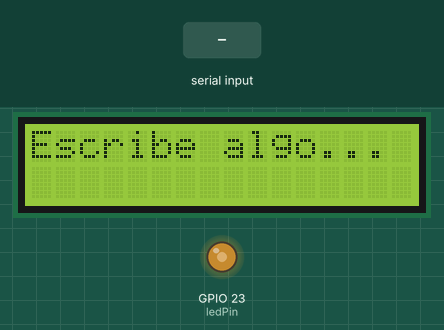
Simulated run of this program. Board: ESP32. On the bench: 16×2 character LCD, output pins drawn as LEDs (lit = HIGH). The test bench sets the inputs (shaded band). What the program prints to the serial monitor is not drawn.

Above: at 1.2 s.
1.3 s: "0" received over Serial
At 2.1 s:
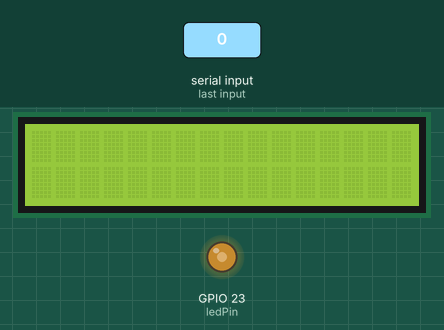
2.8 s: "+" received over Serial
At 3.1 s:
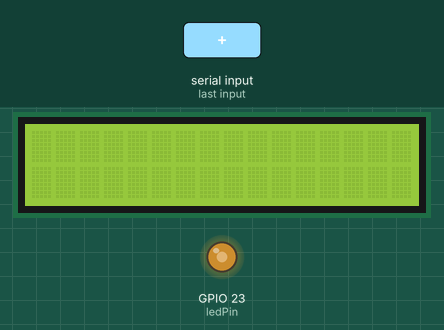
4.3 s: "-" received over Serial
At 5.4 s:
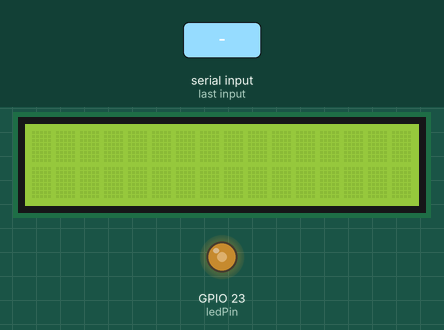
Timing chart, 0 to 7.3 s (numbered marks = the images above; inputs shaded):
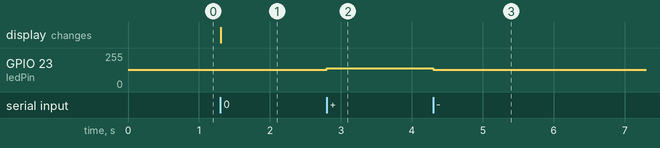

Measured:
- after the input at 1.3 s, the display: changes at once (image 1)
- after the input at 2.8 s, GPIO 23 (ledPin): 128/255 → 142/255 at once
- after the input at 4.3 s, GPIO 23 (ledPin): 142/255 → 128/255 at once

The program:

main.cpp
```cpp
#include <Arduino.h>
#include <Wire.h>
#include <LiquidCrystal_I2C.h>

// Dirección I2C y dimensiones del LCD 16x2
const int I2C_ADDR = 0x27;      // Dirección I2C del módulo LCD
const int LCD_COLS = 16;        // Número de columnas del LCD
const int LCD_ROWS = 2;         // Número de filas del LCD

// Instancia del objeto LCD usando I2C
LiquidCrystal_I2C lcd(I2C_ADDR, LCD_COLS, LCD_ROWS);

// Configuración del pin y parámetros PWM para el control de brillo del LED
const int ledPin = 23;
const int pwmFrequency = 5000;  // Frecuencia PWM en Hz
const int pwmChannel = 0;
const int pwmResolution = 8;    // Resolución PWM en bits (8 bits = 0-255)
int ledBrightness = 128;


void setup() {
  Serial.begin(115200); // Comunicación serial para comandos

  // Inicialización PWM para el LED
  ledcSetup(pwmChannel, pwmFrequency, pwmResolution);
  ledcAttachPin(ledPin, pwmChannel);
  ledcWrite(pwmChannel, ledBrightness);

  // Inicialización del LCD
  lcd.init();
  lcd.backlight();
  lcd.setCursor(0, 0);
  lcd.print("Escribe algo...");
}


void loop() {
  if (Serial.available() > 0) {
    char incomingChar = Serial.read(); // Lee el carácter recibido

    // Comando para limpiar el display
    if (incomingChar == '0') {
      lcd.clear();
      lcd.setCursor(0, 0);
      Serial.println("Display limpiado.");
    }
    // Comando para aumentar el brillo del LED
    else if (incomingChar == '+') {
      ledBrightness += 15;
      if (ledBrightness > 255) ledBrightness = 255;
      ledcWrite(pwmChannel, ledBrightness);
      Serial.print("Brillo aumentado a: ");
      Serial.println(ledBrightness);
    }
    // Comando para disminuir el brillo del LED
    else if (incomingChar == '-') {
      ledBrightness -= 15;
      if (ledBrightness < 0) ledBrightness = 0;
      ledcWrite(pwmChannel, ledBrightness);
      Serial.print("Brillo disminuido a: ");
      Serial.println(ledBrightness);
    }
    // Cualquier otro carácter se muestra en el LCD
    else {
      lcd.write(incomingChar);
    }
  }
}
```
